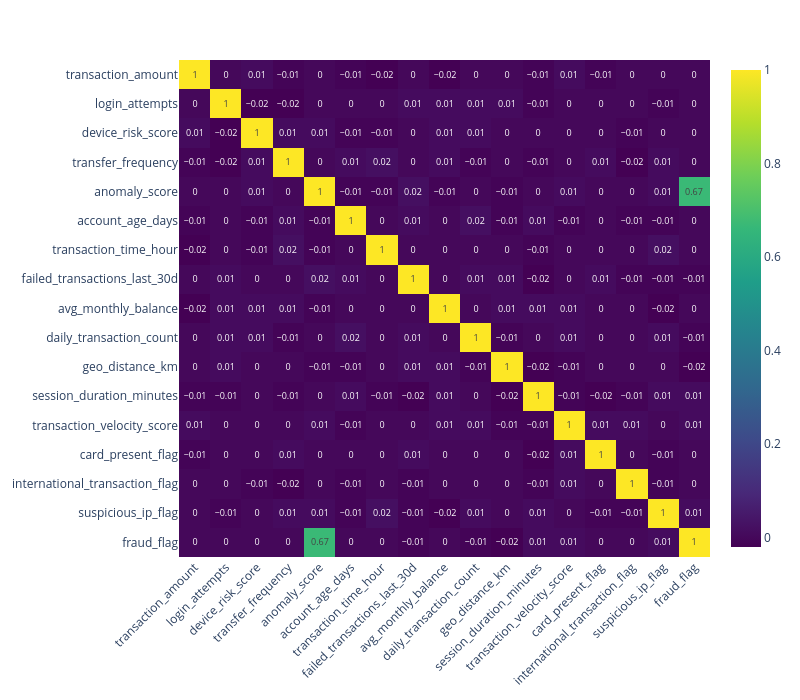

Notebook source saved alongside this figure:
### Code cell
# Create an interactive heatmap to visualize the full correlation matrix with color coding
fig = px.imshow(df_corr_all, text_auto= True, 
    aspect="auto", 
    color_continuous_scale="Viridis", 
)

fig.update_layout(
    width=800,
    height=700,
    xaxis_tickangle=-45,  
)

fig.show()

### Figure 1 — Plotly figure (JSON) as saved in the notebook; plotly's stock layout.template omitted (floating-point values rounded to 4 significant figures; data arrays with more than 128 entries replaced by an {"elided": "..."} marker saying what was removed)
{"data": [{"coloraxis": "coloraxis", "hovertemplate": "x: %{x}<br>y: %{y}<br>color: %{z}<extra></extra>", "name": "0", "texttemplate": "%{z}", "type": "heatmap", "x": ["transaction_amount", "login_attempts", "device_risk_score", "transfer_frequency", "anomaly_score", "account_age_days", "transaction_time_hour", "failed_transactions_last_30d", "avg_monthly_balance", "daily_transaction_count", "geo_distance_km", "session_duration_minutes", "transaction_velocity_score", "card_present_flag", "international_transaction_flag", "suspicious_ip_flag", "fraud_flag"], "xaxis": "x", "y": ["transaction_amount", "login_attempts", "device_risk_score", "transfer_frequency", "anomaly_score", "account_age_days", "transaction_time_hour", "failed_transactions_last_30d", "avg_monthly_balance", "daily_transaction_count", "geo_distance_km", "session_duration_minutes", "transaction_velocity_score", "card_present_flag", "international_transaction_flag", "suspicious_ip_flag", "fraud_flag"], "yaxis": "y", "z": {"elided": "17x17 float values"}}], "layout": {"coloraxis": {"autocolorscale": false, "colorscale": [[0, "#440154"], [0.1111, "#482878"], [0.2222, "#3e4989"], [0.3333, "#31688e"], [0.4444, "#26828e"], [0.5556, "#1f9e89"], [0.6667, "#35b779"], [0.7778, "#6ece58"], [0.8889, "#b5de2b"], [1, "#fde725"]]}, "height": 700, "margin": {"t": 60}, "width": 800, "xaxis": {"anchor": "y", "domain": [0, 1], "tickangle": -45}, "yaxis": {"anchor": "x", "autorange": "reversed", "domain": [0, 1]}}}
